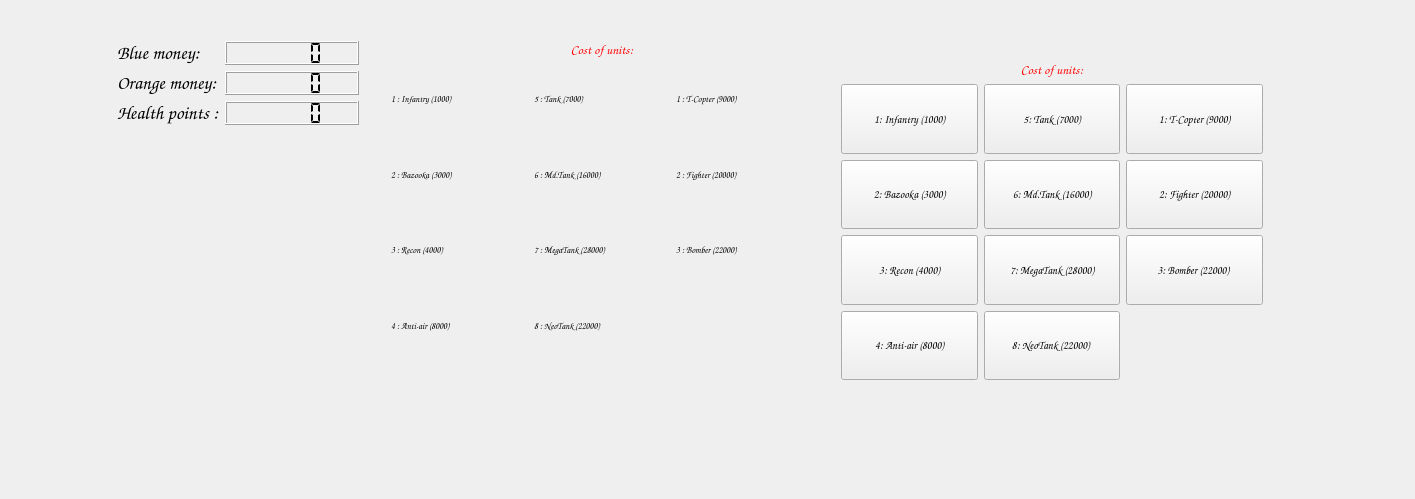
<?xml version="1.0" encoding="UTF-8"?>
<ui version="4.0">
 <class>MainWindow</class>
 <widget class="QMainWindow" name="MainWindow">
  <property name="geometry">
   <rect>
    <x>0</x>
    <y>0</y>
    <width>1415</width>
    <height>499</height>
   </rect>
  </property>
  <property name="windowTitle">
   <string>MainWindow</string>
  </property>
  <widget class="QWidget" name="centralWidget">
   <widget class="QWidget" name="InfoLayout" native="true">
    <property name="geometry">
     <rect>
      <x>100</x>
      <y>30</y>
      <width>270</width>
      <height>134</height>
     </rect>
    </property>
    <layout class="QFormLayout" name="formLayout">
     <item row="0" column="1">
      <layout class="QFormLayout" name="Layout">
       <item row="1" column="1">
        <widget class="QLCDNumber" name="OrangeMoneyCounter">
         <property name="segmentStyle">
          <enum>QLCDNumber::Flat</enum>
         </property>
        </widget>
       </item>
       <item row="2" column="0">
        <widget class="QLabel" name="label">
         <property name="font">
          <font>
           <family>Comic Sans MS</family>
           <pointsize>14</pointsize>
           <weight>75</weight>
           <bold>true</bold>
          </font>
         </property>
         <property name="text">
          <string>Health points :</string>
         </property>
        </widget>
       </item>
       <item row="2" column="1">
        <widget class="QLCDNumber" name="HealthPointsCounter">
         <property name="mode">
          <enum>QLCDNumber::Dec</enum>
         </property>
         <property name="segmentStyle">
          <enum>QLCDNumber::Flat</enum>
         </property>
        </widget>
       </item>
       <item row="0" column="1">
        <widget class="QLCDNumber" name="BlueMoneyCounter">
         <property name="segmentStyle">
          <enum>QLCDNumber::Flat</enum>
         </property>
        </widget>
       </item>
       <item row="1" column="0">
        <widget class="QLabel" name="label_3">
         <property name="font">
          <font>
           <family>Comic Sans MS</family>
           <pointsize>14</pointsize>
           <weight>75</weight>
           <bold>true</bold>
          </font>
         </property>
         <property name="text">
          <string>Orange money:</string>
         </property>
        </widget>
       </item>
       <item row="0" column="0">
        <widget class="QLabel" name="label_2">
         <property name="font">
          <font>
           <family>Comic Sans MS</family>
           <pointsize>14</pointsize>
           <weight>75</weight>
           <bold>true</bold>
          </font>
         </property>
         <property name="text">
          <string>Blue money:</string>
         </property>
        </widget>
       </item>
      </layout>
     </item>
    </layout>
   </widget>
   <widget class="QWidget" name="UnitCostLayout" native="true">
    <property name="geometry">
     <rect>
      <x>380</x>
      <y>30</y>
      <width>444</width>
      <height>341</height>
     </rect>
    </property>
    <property name="font">
     <font>
      <family>Comic Sans MS</family>
      <pointsize>7</pointsize>
      <weight>75</weight>
      <bold>true</bold>
     </font>
    </property>
    <layout class="QVBoxLayout" name="verticalLayout">
     <item>
      <widget class="QLabel" name="label_11">
       <property name="sizePolicy">
        <sizepolicy hsizetype="Preferred" vsizetype="Fixed">
         <horstretch>0</horstretch>
         <verstretch>0</verstretch>
        </sizepolicy>
       </property>
       <property name="font">
        <font>
         <pointsize>10</pointsize>
        </font>
       </property>
       <property name="text">
        <string>&lt;html&gt;&lt;head/&gt;&lt;body&gt;&lt;p&gt;&lt;span style=&quot; color:#ff0000;&quot;&gt;Cost of units:&lt;/span&gt;&lt;/p&gt;&lt;/body&gt;&lt;/html&gt;</string>
       </property>
       <property name="alignment">
        <set>Qt::AlignCenter</set>
       </property>
      </widget>
     </item>
     <item>
      <layout class="QGridLayout" name="gridLayout">
       <item row="3" column="1">
        <widget class="QLabel" name="label_7">
         <property name="font">
          <font>
           <family>Comic Sans MS</family>
           <pointsize>7</pointsize>
           <weight>75</weight>
           <bold>true</bold>
          </font>
         </property>
         <property name="text">
          <string>8 : NeoTank (22000) </string>
         </property>
        </widget>
       </item>
       <item row="2" column="1">
        <widget class="QLabel" name="label_6">
         <property name="font">
          <font>
           <family>Comic Sans MS</family>
           <pointsize>7</pointsize>
           <weight>75</weight>
           <bold>true</bold>
          </font>
         </property>
         <property name="text">
          <string>7 : MegaTank (28000)</string>
         </property>
        </widget>
       </item>
       <item row="1" column="1">
        <widget class="QLabel" name="label_5">
         <property name="font">
          <font>
           <family>Comic Sans MS</family>
           <pointsize>7</pointsize>
           <weight>75</weight>
           <bold>true</bold>
          </font>
         </property>
         <property name="text">
          <string>6 : Md.Tank (16000)</string>
         </property>
        </widget>
       </item>
       <item row="1" column="2">
        <widget class="QLabel" name="label_9">
         <property name="font">
          <font>
           <pointsize>7</pointsize>
          </font>
         </property>
         <property name="text">
          <string>2 : Fighter (20000)</string>
         </property>
        </widget>
       </item>
       <item row="0" column="2">
        <widget class="QLabel" name="label_8">
         <property name="font">
          <font>
           <pointsize>7</pointsize>
          </font>
         </property>
         <property name="text">
          <string>1 : T-Copter (9000)</string>
         </property>
        </widget>
       </item>
       <item row="0" column="1">
        <widget class="QLabel" name="label_4">
         <property name="font">
          <font>
           <family>Comic Sans MS</family>
           <pointsize>7</pointsize>
           <weight>75</weight>
           <bold>true</bold>
          </font>
         </property>
         <property name="text">
          <string>5 : Tank (7000)</string>
         </property>
        </widget>
       </item>
       <item row="2" column="2">
        <widget class="QLabel" name="label_10">
         <property name="font">
          <font>
           <pointsize>7</pointsize>
          </font>
         </property>
         <property name="text">
          <string>3 : Bomber (22000) </string>
         </property>
        </widget>
       </item>
       <item row="1" column="0">
        <widget class="QLabel" name="BazookaLabel">
         <property name="font">
          <font>
           <family>Comic Sans MS</family>
           <pointsize>7</pointsize>
           <weight>75</weight>
           <bold>true</bold>
          </font>
         </property>
         <property name="text">
          <string>2 : Bazooka (3000)</string>
         </property>
        </widget>
       </item>
       <item row="2" column="0">
        <widget class="QLabel" name="ReconLabel">
         <property name="font">
          <font>
           <family>Comic Sans MS</family>
           <pointsize>7</pointsize>
           <weight>75</weight>
           <bold>true</bold>
          </font>
         </property>
         <property name="text">
          <string>3 : Recon (4000)</string>
         </property>
        </widget>
       </item>
       <item row="3" column="0">
        <widget class="QLabel" name="TankLabel">
         <property name="font">
          <font>
           <family>Comic Sans MS</family>
           <pointsize>7</pointsize>
           <weight>75</weight>
           <bold>true</bold>
          </font>
         </property>
         <property name="text">
          <string>4 : Anti-air (8000)</string>
         </property>
        </widget>
       </item>
       <item row="0" column="0">
        <widget class="QLabel" name="InfantryLabel">
         <property name="font">
          <font>
           <family>Comic Sans MS</family>
           <pointsize>7</pointsize>
           <weight>75</weight>
           <bold>true</bold>
          </font>
         </property>
         <property name="text">
          <string>1 : Infantry (1000)</string>
         </property>
        </widget>
       </item>
      </layout>
     </item>
    </layout>
   </widget>
   <widget class="QWidget" name="UnitCostLayout_2" native="true">
    <property name="geometry">
     <rect>
      <x>830</x>
      <y>50</y>
      <width>444</width>
      <height>341</height>
     </rect>
    </property>
    <property name="sizePolicy">
     <sizepolicy hsizetype="Expanding" vsizetype="MinimumExpanding">
      <horstretch>0</horstretch>
      <verstretch>0</verstretch>
     </sizepolicy>
    </property>
    <property name="font">
     <font>
      <family>Comic Sans MS</family>
      <pointsize>8</pointsize>
      <weight>75</weight>
      <bold>true</bold>
     </font>
    </property>
    <property name="cursor">
     <cursorShape>PointingHandCursor</cursorShape>
    </property>
    <property name="layoutDirection">
     <enum>Qt::LeftToRight</enum>
    </property>
    <layout class="QVBoxLayout" name="verticalLayout_2">
     <item>
      <widget class="QLabel" name="label_12">
       <property name="sizePolicy">
        <sizepolicy hsizetype="Preferred" vsizetype="Fixed">
         <horstretch>0</horstretch>
         <verstretch>0</verstretch>
        </sizepolicy>
       </property>
       <property name="font">
        <font>
         <pointsize>10</pointsize>
        </font>
       </property>
       <property name="text">
        <string>&lt;html&gt;&lt;head/&gt;&lt;body&gt;&lt;p&gt;&lt;span style=&quot; color:#ff0000;&quot;&gt;Cost of units:&lt;/span&gt;&lt;/p&gt;&lt;/body&gt;&lt;/html&gt;</string>
       </property>
       <property name="alignment">
        <set>Qt::AlignCenter</set>
       </property>
      </widget>
     </item>
     <item>
      <layout class="QGridLayout" name="gridLayout_2">
       <item row="0" column="1">
        <widget class="QPushButton" name="TankButton">
         <property name="sizePolicy">
          <sizepolicy hsizetype="Expanding" vsizetype="MinimumExpanding">
           <horstretch>0</horstretch>
           <verstretch>0</verstretch>
          </sizepolicy>
         </property>
         <property name="font">
          <font>
           <pointsize>8</pointsize>
          </font>
         </property>
         <property name="cursor">
          <cursorShape>PointingHandCursor</cursorShape>
         </property>
         <property name="layoutDirection">
          <enum>Qt::LeftToRight</enum>
         </property>
         <property name="text">
          <string>5: Tank (7000)</string>
         </property>
         <property name="iconSize">
          <size>
           <width>30</width>
           <height>20</height>
          </size>
         </property>
        </widget>
       </item>
       <item row="3" column="0">
        <widget class="QPushButton" name="AntiAirButton">
         <property name="sizePolicy">
          <sizepolicy hsizetype="Expanding" vsizetype="MinimumExpanding">
           <horstretch>0</horstretch>
           <verstretch>0</verstretch>
          </sizepolicy>
         </property>
         <property name="font">
          <font>
           <pointsize>8</pointsize>
          </font>
         </property>
         <property name="cursor">
          <cursorShape>PointingHandCursor</cursorShape>
         </property>
         <property name="layoutDirection">
          <enum>Qt::LeftToRight</enum>
         </property>
         <property name="text">
          <string>4: Anti-air (8000)</string>
         </property>
         <property name="iconSize">
          <size>
           <width>30</width>
           <height>20</height>
          </size>
         </property>
        </widget>
       </item>
       <item row="2" column="0">
        <widget class="QPushButton" name="ReconButton">
         <property name="sizePolicy">
          <sizepolicy hsizetype="Expanding" vsizetype="MinimumExpanding">
           <horstretch>0</horstretch>
           <verstretch>0</verstretch>
          </sizepolicy>
         </property>
         <property name="font">
          <font>
           <pointsize>8</pointsize>
          </font>
         </property>
         <property name="cursor">
          <cursorShape>PointingHandCursor</cursorShape>
         </property>
         <property name="layoutDirection">
          <enum>Qt::LeftToRight</enum>
         </property>
         <property name="text">
          <string>3: Recon (4000)</string>
         </property>
         <property name="iconSize">
          <size>
           <width>30</width>
           <height>20</height>
          </size>
         </property>
        </widget>
       </item>
       <item row="0" column="0">
        <widget class="QPushButton" name="InfantryButton">
         <property name="sizePolicy">
          <sizepolicy hsizetype="Expanding" vsizetype="MinimumExpanding">
           <horstretch>0</horstretch>
           <verstretch>0</verstretch>
          </sizepolicy>
         </property>
         <property name="font">
          <font>
           <pointsize>8</pointsize>
          </font>
         </property>
         <property name="cursor">
          <cursorShape>PointingHandCursor</cursorShape>
         </property>
         <property name="layoutDirection">
          <enum>Qt::LeftToRight</enum>
         </property>
         <property name="text">
          <string>1: Infantry (1000)</string>
         </property>
         <property name="iconSize">
          <size>
           <width>30</width>
           <height>20</height>
          </size>
         </property>
        </widget>
       </item>
       <item row="1" column="0">
        <widget class="QPushButton" name="BazookaButton">
         <property name="sizePolicy">
          <sizepolicy hsizetype="Expanding" vsizetype="MinimumExpanding">
           <horstretch>0</horstretch>
           <verstretch>0</verstretch>
          </sizepolicy>
         </property>
         <property name="font">
          <font>
           <pointsize>8</pointsize>
          </font>
         </property>
         <property name="cursor">
          <cursorShape>PointingHandCursor</cursorShape>
         </property>
         <property name="layoutDirection">
          <enum>Qt::LeftToRight</enum>
         </property>
         <property name="text">
          <string>2: Bazooka (3000)</string>
         </property>
         <property name="iconSize">
          <size>
           <width>30</width>
           <height>20</height>
          </size>
         </property>
        </widget>
       </item>
       <item row="0" column="2">
        <widget class="QPushButton" name="TCopterButton">
         <property name="sizePolicy">
          <sizepolicy hsizetype="Expanding" vsizetype="MinimumExpanding">
           <horstretch>0</horstretch>
           <verstretch>0</verstretch>
          </sizepolicy>
         </property>
         <property name="font">
          <font>
           <pointsize>8</pointsize>
          </font>
         </property>
         <property name="cursor">
          <cursorShape>PointingHandCursor</cursorShape>
         </property>
         <property name="layoutDirection">
          <enum>Qt::LeftToRight</enum>
         </property>
         <property name="text">
          <string>1: T-Copter (9000)</string>
         </property>
         <property name="iconSize">
          <size>
           <width>30</width>
           <height>20</height>
          </size>
         </property>
        </widget>
       </item>
       <item row="1" column="1">
        <widget class="QPushButton" name="MdTankButton">
         <property name="sizePolicy">
          <sizepolicy hsizetype="Expanding" vsizetype="MinimumExpanding">
           <horstretch>0</horstretch>
           <verstretch>0</verstretch>
          </sizepolicy>
         </property>
         <property name="font">
          <font>
           <pointsize>8</pointsize>
          </font>
         </property>
         <property name="cursor">
          <cursorShape>PointingHandCursor</cursorShape>
         </property>
         <property name="layoutDirection">
          <enum>Qt::LeftToRight</enum>
         </property>
         <property name="text">
          <string>6: Md.Tank (16000)</string>
         </property>
         <property name="iconSize">
          <size>
           <width>30</width>
           <height>20</height>
          </size>
         </property>
        </widget>
       </item>
       <item row="2" column="1">
        <widget class="QPushButton" name="MegaTankButton">
         <property name="sizePolicy">
          <sizepolicy hsizetype="Expanding" vsizetype="MinimumExpanding">
           <horstretch>0</horstretch>
           <verstretch>0</verstretch>
          </sizepolicy>
         </property>
         <property name="font">
          <font>
           <pointsize>8</pointsize>
          </font>
         </property>
         <property name="cursor">
          <cursorShape>PointingHandCursor</cursorShape>
         </property>
         <property name="layoutDirection">
          <enum>Qt::LeftToRight</enum>
         </property>
         <property name="text">
          <string>7: MegaTank (28000)</string>
         </property>
         <property name="iconSize">
          <size>
           <width>30</width>
           <height>20</height>
          </size>
         </property>
        </widget>
       </item>
       <item row="3" column="1">
        <widget class="QPushButton" name="NeoTankButton">
         <property name="sizePolicy">
          <sizepolicy hsizetype="Expanding" vsizetype="MinimumExpanding">
           <horstretch>0</horstretch>
           <verstretch>0</verstretch>
          </sizepolicy>
         </property>
         <property name="font">
          <font>
           <pointsize>8</pointsize>
          </font>
         </property>
         <property name="cursor">
          <cursorShape>PointingHandCursor</cursorShape>
         </property>
         <property name="layoutDirection">
          <enum>Qt::LeftToRight</enum>
         </property>
         <property name="text">
          <string>8: NeoTank (22000) </string>
         </property>
         <property name="iconSize">
          <size>
           <width>30</width>
           <height>20</height>
          </size>
         </property>
        </widget>
       </item>
       <item row="1" column="2">
        <widget class="QPushButton" name="FighterButton">
         <property name="sizePolicy">
          <sizepolicy hsizetype="Expanding" vsizetype="MinimumExpanding">
           <horstretch>0</horstretch>
           <verstretch>0</verstretch>
          </sizepolicy>
         </property>
         <property name="font">
          <font>
           <pointsize>8</pointsize>
          </font>
         </property>
         <property name="cursor">
          <cursorShape>PointingHandCursor</cursorShape>
         </property>
         <property name="layoutDirection">
          <enum>Qt::LeftToRight</enum>
         </property>
         <property name="text">
          <string>2: Fighter (20000)</string>
         </property>
         <property name="iconSize">
          <size>
           <width>30</width>
           <height>20</height>
          </size>
         </property>
        </widget>
       </item>
       <item row="2" column="2">
        <widget class="QPushButton" name="BomberButton">
         <property name="sizePolicy">
          <sizepolicy hsizetype="Expanding" vsizetype="MinimumExpanding">
           <horstretch>0</horstretch>
           <verstretch>0</verstretch>
          </sizepolicy>
         </property>
         <property name="font">
          <font>
           <pointsize>8</pointsize>
          </font>
         </property>
         <property name="cursor">
          <cursorShape>PointingHandCursor</cursorShape>
         </property>
         <property name="layoutDirection">
          <enum>Qt::LeftToRight</enum>
         </property>
         <property name="text">
          <string>3: Bomber (22000) </string>
         </property>
         <property name="iconSize">
          <size>
           <width>30</width>
           <height>20</height>
          </size>
         </property>
        </widget>
       </item>
      </layout>
     </item>
    </layout>
   </widget>
  </widget>
 </widget>
 <layoutdefault spacing="6" margin="11"/>
 <resources/>
 <connections/>
</ui>
